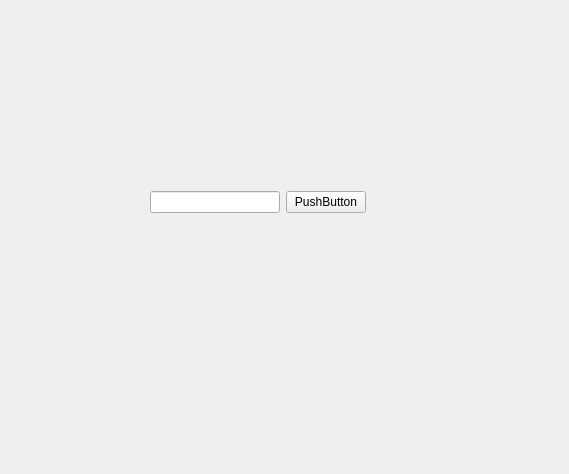
<?xml version="1.0" encoding="UTF-8"?>
<ui version="4.0">
 <class>Form</class>
 <widget class="QWidget" name="Form">
  <property name="geometry">
   <rect>
    <x>0</x>
    <y>0</y>
    <width>569</width>
    <height>474</height>
   </rect>
  </property>
  <property name="windowTitle">
   <string>Form</string>
  </property>
  <widget class="QWidget" name="">
   <property name="geometry">
    <rect>
     <x>150</x>
     <y>190</y>
     <width>216</width>
     <height>25</height>
    </rect>
   </property>
   <layout class="QHBoxLayout" name="horizontalLayout">
    <item>
     <widget class="QLineEdit" name="lineEdit"/>
    </item>
    <item>
     <widget class="QPushButton" name="pushButton">
      <property name="text">
       <string>PushButton</string>
      </property>
     </widget>
    </item>
   </layout>
  </widget>
 </widget>
 <resources/>
 <connections/>
</ui>
